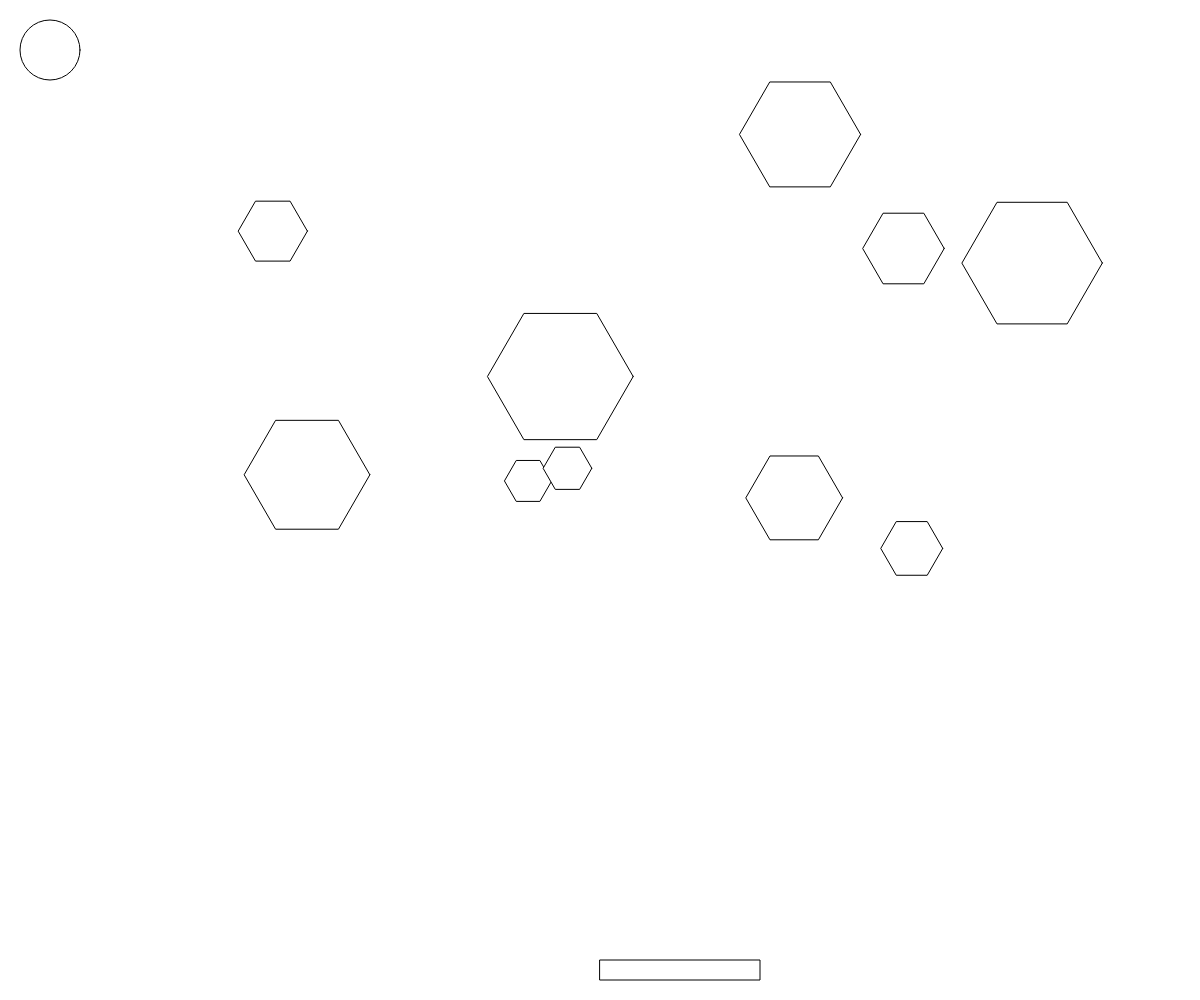
Frame 1 (no input)
Frame 60 (no input): identical to frame 1, image omitted
Frame 120 (the mouse pressed at the canvas centre since frame 60): identical to frame 1, image omitted

The p5.js sketch that drew this single still picture (run headless with seeded random() and noise() and a simulated clock; from frame 60 on, the mouse is pressed at the canvas centre):

// p5.js sketch
// ── sketch.js
var barra;
var pelota;
var ladrillo;
var ladrillos = [];
var playingGame = false;
var youWin = false;
var winText;

function setup() {
  // put setup code here
  createCanvas(windowWidth, windowHeight);
  barra = new Barra();
  pelota = new Pelota();

  for (let i = 0; i < 10; i++) {
    ladrillos.push(new Ladrillo());
  }
  createText();
}

function draw() {
  // put drawing code here
  background(255);

  barra.display();
  if (playingGame) barra.update();
  if (playingGame) barra.checkEdges();

  pelota.display();
  if (playingGame) pelota.update();
  if (playingGame) pelota.checkEdges();

  if (pelota.meets(barra) && pelota.direction.y > 0)
    pelota.direction.y *= -1;

  for (var j = 0; j < ladrillos.length; j++) {
    if (pelota.hits(ladrillos[j])) {
        if(ladrillos[j].r > 40){
          ladrillos[j].r = ladrillos[j].r / 2;
        } else {
          ladrillos.splice(j, 1);
        }
        pelota.direction.y *= -1;
    }
  }
  for(var k = 0; k < ladrillos.length; k++) {
    ladrillos[k].display();
  }
  if (pelota.pos.y > height){
    playingGame = false;
    pelota.pos = createVector(width / 2, height / 2);
  }
  if (ladrillos.length === 0) {
    youWin = true;
    playingGame = false;
  }

  if (youWin){
    winText.style('display', 'block');
  } else {
    winText.style('display', 'none');
  }
}

function keyPressed() {
  if (key === 'a' || key === 'A') {
    barra.isMovingLeft = true;
  } else if (key === 'd' || key === 'D') {
    barra.isMovingRight = true;
  } else if (key === 's' || key === 'S'){
    playingGame = true;
    youWin = false;
    if (ladrillos.length === 0) {
      for (var i = 0; i < 10; i++){
        ladrillos.push(new Ladrillo());
      }
    }
  }
}

function keyReleased() {
  barra.isMovingLeft = false;
  barra.isMovingRight = false;
}


function createText() {
  winText = createP('YOU WIN');
  winText.position(width / 2 -50, 80);
}

// ── ball.js
function Pelota() {
  // this.pos = createVector(width / 2, height / 2);
  this.pos = createVector(50, 50);
  console.log(this.pos);
  this.r = 30;
  this.direction = createVector(1,1);
  this.vel = createVector(1, 1).mult(6);

  this.display = function() {
    ellipse(this.pos.x, this.pos.y, this.r * 2, this.r * 2);
  }

  this.update = function() {
    this.pos.x += this.vel.x * this.direction.x;
    this.pos.y += this.vel.y * this.direction.y;
  }

  this.checkEdges = function() {
    if (this.pos.y < this.r && this.direction.y < 0) //A dalt
      this.direction.y *= -1;
    else if (this.pos.x < this.r && this.direction.x < 0)
      this.direction.x *= -1;
    else if (this.pos.x > width - this.r && this.direction.x > 0)
      this.direction.x *= -1;
  }

  this.meets = function(barra) {
    if (this.pos.y < barra.pos.y &&
        this.pos.y > barra.pos.y - this.r &&
        this.pos.x > barra.pos.x - this.r &&
        this.pos.x < barra.pos.x + barra.w + this.r) {
        return true;
      } else return false;
  }

  this.hits = function(ladrillo) {
    var distance = dist(this.pos.x, this.pos.y, ladrillo.pos.x, ladrillo.pos.y);
    if (distance < this.r + ladrillo.r) return true;
    else return false;
  }
}

// ── brick.js
function Ladrillo() {
  this.r = random(20, 80);
  this.pos = createVector(random(100, width - 100), random(100, height - 400));
  this.total = 6;

  this.display = function(){
    push();
    translate(this.pos.x, this.pos.y);
    beginShape();
    for (var i = 0; i < this.total; i++) {
      let angel = map(i, 0 , this.total, 0, TWO_PI);
      var x = this.r * cos(angel);
      var y = this.r * sin(angel);
      vertex(x, y);
    }
    endShape(CLOSE);
    pop();
  }
}

// ── paddle.js
function Barra() {
  this.w = 160;
  this.h = 20;

  this.isMovingLeft = false;
  this.isMovingRight = false;

  this.pos = createVector(width / 2, height - 40);

  this.display = function() {
    rect(this.pos.x, this.pos.y, this.w, this.h);
  }

  this.move = function (step) {
    this.pos.x += step;
  }

  this.update = function() {
    if (this.isMovingRight) {
      this.move(20);
    } else if (this.isMovingLeft) {
      this.move(-20);
    }
  }

  this.checkEdges = function() {
    if (this.pos.x < 0) this.pos.x = 0;
    else if (this.pos.x > width - this.w) this.pos.x = width - this.w;
  }
}
